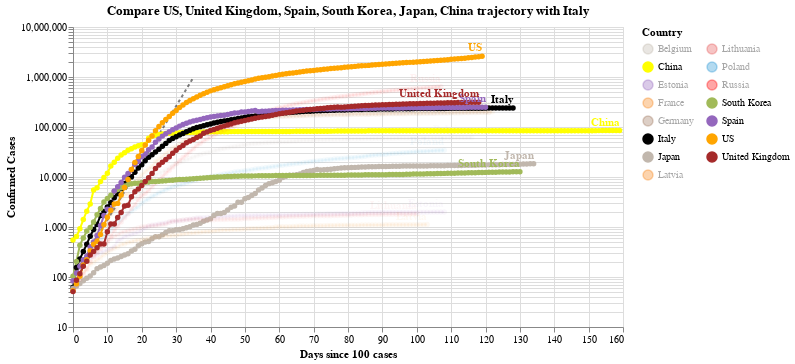

Here is the notebook cell this chart was saved with:
### Code cell
#hide_input
chart2 = make_since_chart(dff2, ['US', 'United Kingdom', 'Spain', 'South Korea', 'Japan', 'China'], baseline_countries)
chart2

### Figure 1 — Vega-Lite specification as saved in the notebook (floating-point values rounded to 4 significant figures; data arrays with more than 128 entries replaced by an {"elided": "..."} marker saying what was removed)
{"config": {"view": {"continuousWidth": 400, "continuousHeight": 300}}, "layer": [{"data": {"name": "data-628230001892d6798b50651be41d1b3e"}, "mark": {"type": "line", "color": "black", "opacity": 0.5, "strokeDash": [3, 3]}, "encoding": {"x": {"type": "quantitative", "field": "Days since 100 cases"}, "y": {"type": "quantitative", "field": "Confirmed Cases"}}}, {"data": {"name": "data-a05f5a693a756f6b3058a8d36d783abd"}, "mark": {"type": "line", "point": true}, "encoding": {"color": {"type": "nominal", "field": "Country", "legend": {"columns": 2}, "scale": {"domain": ["Belgium", "China", "Estonia", "France", "Germany", "Italy", "Japan", "Latvia", "Lithuania", "Poland", "Russia", "South Korea", "Spain", "US", "United Kingdom"], "range": ["#C1B7AD", "yellow", "#9467bd", "#F58518", "#9D755D", "black", "#C1B7AD", "#F58518", "#E45756", "#2495D3", "red", "#A1BA59", "#9467bd", "orange", "brown"]}}, "opacity": {"condition": {"value": 1, "selection": "selector006"}, "value": 0.05}, "tooltip": [{"type": "nominal", "field": "Country"}, {"type": "temporal", "field": "Date"}, {"type": "quantitative", "field": "Confirmed Cases"}, {"type": "quantitative", "field": "Days since 100 cases"}], "x": {"type": "quantitative", "field": "Days since 100 cases"}, "y": {"type": "quantitative", "field": "Confirmed Cases", "scale": {"type": "log"}}}, "selection": {"selector006": {"type": "multi", "fields": ["Country"], "bind": "legend", "init": [{"Country": "US"}, {"Country": "United Kingdom"}, {"Country": "Spain"}, {"Country": "South Korea"}, {"Country": "Japan"}, {"Country": "China"}, {"Country": "Italy"}]}}, "width": 550}, {"data": {"name": "data-a05f5a693a756f6b3058a8d36d783abd"}, "mark": {"type": "text", "align": "right", "dy": -8, "fontWeight": "bold"}, "encoding": {"color": {"type": "nominal", "field": "Country", "legend": {"columns": 2}, "scale": {"domain": ["Belgium", "China", "Estonia", "France", "Germany", "Italy", "Japan", "Latvia", "Lithuania", "Poland", "Russia", "South Korea", "Spain", "US", "United Kingdom"], "range": ["#C1B7AD", "yellow", "#9467bd", "#F58518", "#9D755D", "black", "#C1B7AD", "#F58518", "#E45756", "#2495D3", "red", "#A1BA59", "#9467bd", "orange", "brown"]}}, "opacity": {"condition": {"value": 1, "selection": "selector006"}, "value": 0.05}, "text": {"type": "nominal", "field": "Country"}, "tooltip": [{"type": "nominal", "field": "Country"}, {"type": "temporal", "field": "Date"}, {"type": "quantitative", "field": "Confirmed Cases"}, {"type": "quantitative", "field": "Days since 100 cases"}], "x": {"type": "quantitative", "field": "Days since 100 cases"}, "y": {"type": "quantitative", "field": "Confirmed Cases", "scale": {"type": "log"}}}, "transform": [{"filter": "(datum['Date'] >= 1593388800000)"}], "width": 550}], "title": "Compare US, United Kingdom, Spain, South Korea, Japan, China trajectory with Italy", "$schema": "https://vega.github.io/schema/vega-lite/v4.0.2.json", "datasets": {"data-628230001892d6798b50651be41d1b3e": [{"Days since 100 cases": 0, "Confirmed Cases": 100.0}, {"Days since 100 cases": 1, "Confirmed Cases": 130.0}, {"Days since 100 cases": 2, "Confirmed Cases": 169.0}, {"Days since 100 cases": 3, "Confirmed Cases": 219.7}, {"Days since 100 cases": 4, "Confirmed Cases": 285.6}, {"Days since 100 cases": 5, "Confirmed Cases": 371.3}, {"Days since 100 cases": 6, "Confirmed Cases": 482.7}, {"Days since 100 cases": 7, "Confirmed Cases": 627.5}, {"Days since 100 cases": 8, "Confirmed Cases": 815.7}, {"Days since 100 cases": 9, "Confirmed Cases": 1060.0}, {"Days since 100 cases": 10, "Confirmed Cases": 1379.0}, {"Days since 100 cases": 11, "Confirmed Cases": 1792.0}, {"Days since 100 cases": 12, "Confirmed Cases": 2330.0}, {"Days since 100 cases": 13, "Confirmed Cases": 3029.0}, {"Days since 100 cases": 14, "Confirmed Cases": 3937.0}, {"Days since 100 cases": 15, "Confirmed Cases": 5119.0}, {"Days since 100 cases": 16, "Confirmed Cases": 6654.0}, {"Days since 100 cases": 17, "Confirmed Cases": 8650.0}, {"Days since 100 cases": 18, "Confirmed Cases": 11250.0}, {"Days since 100 cases": 19, "Confirmed Cases": 14620.0}, {"Days since 100 cases": 20, "Confirmed Cases": 19000.0}, {"Days since 100 cases": 21, "Confirmed Cases": 24710.0}, {"Days since 100 cases": 22, "Confirmed Cases": 32120.0}, {"Days since 100 cases": 23, "Confirmed Cases": 41750.0}, {"Days since 100 cases": 24, "Confirmed Cases": 54280.0}, {"Days since 100 cases": 25, "Confirmed Cases": 70560.0}, {"Days since 100 cases": 26, "Confirmed Cases": 91730.0}, {"Days since 100 cases": 27, "Confirmed Cases": 119300.0}, {"Days since 100 cases": 28, "Confirmed Cases": 155000.0}, {"Days since 100 cases": 29, "Confirmed Cases": 201500.0}, {"Days since 100 cases": 30, "Confirmed Cases": 262000.0}, {"Days since 100 cases": 31, "Confirmed Cases": 340600.0}, {"Days since 100 cases": 32, "Confirmed Cases": 442800.0}, {"Days since 100 cases": 33, "Confirmed Cases": 575600.0}, {"Days since 100 cases": 34, "Confirmed Cases": 748300.0}, {"Days since 100 cases": 35, "Confirmed Cases": 972800.0}], "data-a05f5a693a756f6b3058a8d36d783abd": {"elided": "1808 records"}}}
